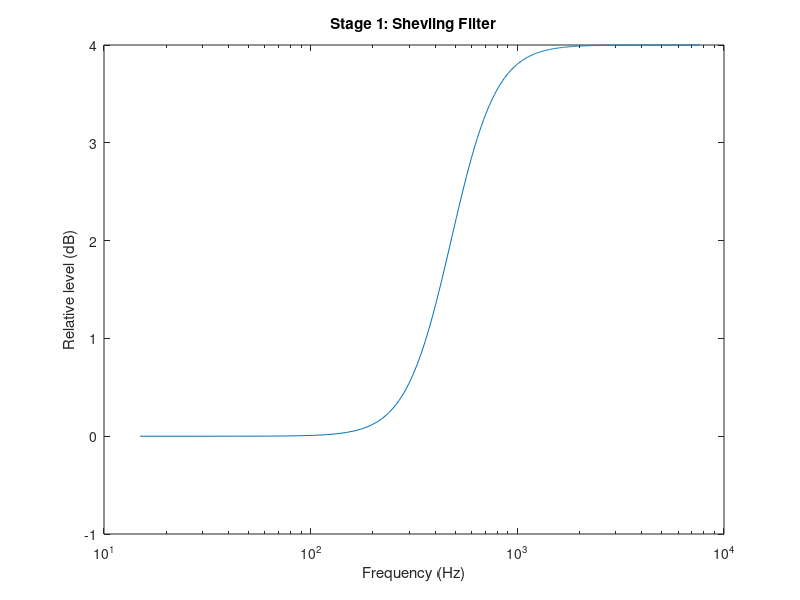
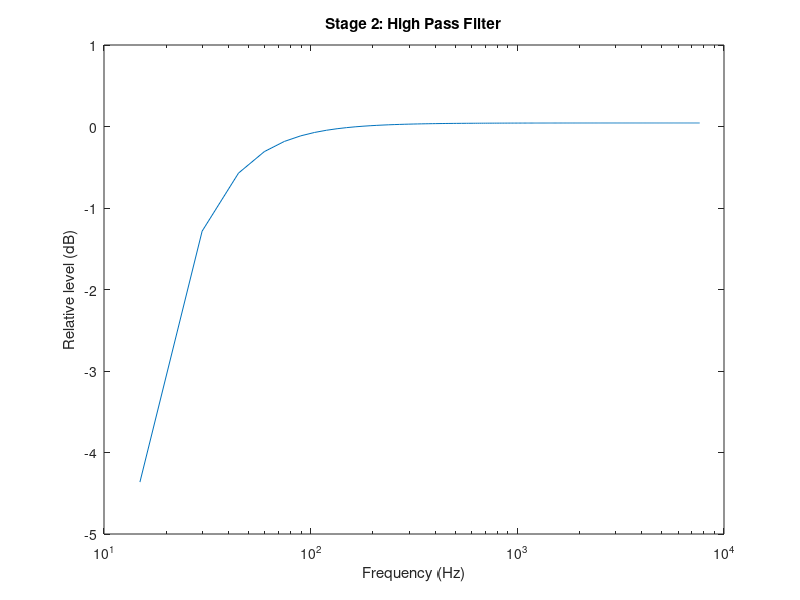
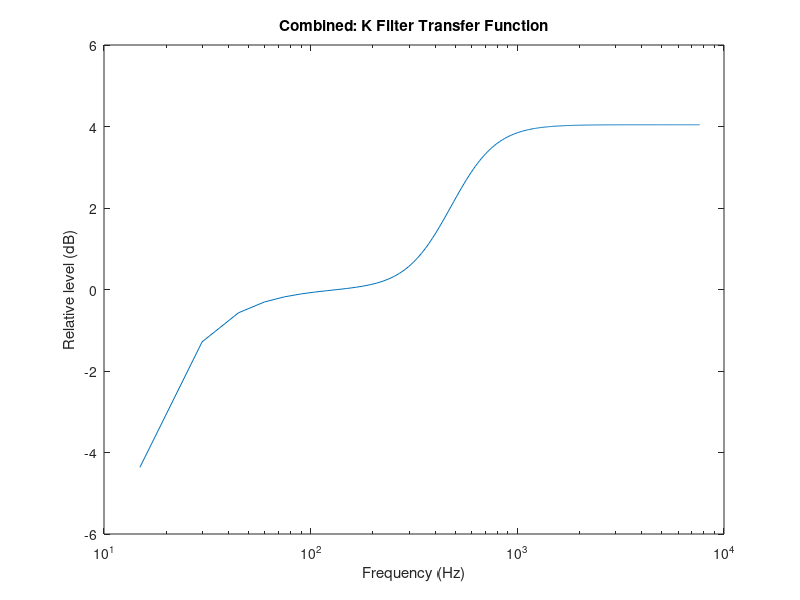

Write the MATLAB code that produced these figures, in order. (Note: this script raises an error after producing the figures.)
clear;
clc;
close all;

n = 512;
fs = 48000;
%% shelving filter

a1 = -1.69065929318241;
a2 = 0.73248077421585;

b0 = 1.53512485958697;
b1 = -2.69169618940638;
b2 = 1.19839281085285;

b = [b0, b1, b2];
a = [1, a1, a2];

[h,w] = freqz(b,a,n,fs);
semilogx(w/pi, 20*log10(abs(h)));
title('Stage 1: Shevling Filter');
xlabel('Frequency (Hz)');
ylabel('Relative level (dB)');
%% hi pass stage 

a1h = -1.99004745483398;
a2h = 0.99007225036621;
b0h = 1.0;
b1h = -2.0;
b2h = 1.0;


bh = [b0h, b1h, b2h];
ah = [1, a1h, a2h];

[h,w] = freqz(bh,ah,n,fs);
figure;
semilogx(w/pi, 20*log10(abs(h)));
title('Stage 2: High Pass Filter');
xlabel('Frequency (Hz)');
ylabel('Relative level (dB)');
%% K-Filter
ak = conv(a, ah);
bk = conv(b, bh);
[h,w] = freqz(bk,ak,n,fs);
figure;
semilogx(w/pi, 20*log10(abs(h)));
title('Combined: K Filter Transfer Function');
xlabel('Frequency (Hz)');
ylabel('Relative level (dB)');
%% white noise transfer function
whitenoise = WhiteNoise(fs);
whitenoise_f1 = filter(b, a, whitenoise);
whitenoise_tf1 = abs(fft(whitenoise_f1))./abs(fft(whitenoise));
figure;
semilogx(20*log10(whitenoise_tf1));
title('White Noise Transfer Function -- Shelving Filter');
xlabel('Frequency (Hz)');
ylabel('Relative level (dB)');
whitenoise_f2 = filter(bh, ah, whitenoise);
whitenoise_tf2 = abs(fft(whitenoise_f2))./abs(fft(whitenoise));
figure;
semilogx(20*log10(whitenoise_tf2));
title('White Noise Transfer Function -- High Pass Filter');
xlabel('Frequency (Hz)');
ylabel('Relative level (dB)');
whitenoise_f3 = filter(bh, ah, whitenoise_f1);
whitenoise_tf3 = abs(fft(whitenoise_f3))./abs(fft(whitenoise));
figure;
semilogx(20*log10(whitenoise_tf3));
title('White Noise Transfer Function -- K Filter');
xlabel('Frequency (Hz)');
ylabel('Relative level (dB)');
%% sine sweep transfer function
sinesweep = SineSweep(1, fs, 1);
sinesweep_f1 = filter(b, a, sinesweep);
sinesweep_tf1 = abs(fft(sinesweep_f1))./abs(fft(sinesweep));
figure;
semilogx(20*log10(sinesweep_tf1));
title('Sine Sweep Transfer Function -- Shelving Filter');
xlabel('Frequency (Hz)');
ylabel('Relative level (dB)');
sinesweep_f2 = filter(bh, ah, sinesweep);
sinesweep_tf2 = abs(fft(sinesweep_f2))./abs(fft(sinesweep));
figure;
semilogx(20*log10(sinesweep_tf2));
title('Sine Sweep Transfer Function -- High Pass Filter');
xlabel('Frequency (Hz)');
ylabel('Relative level (dB)');
sinesweep_f3 = filter(bh, ah, sinesweep_f1);
sinesweep_tf3 = abs(fft(sinesweep_f3))./abs(fft(sinesweep));
figure;
semilogx(20*log10(sinesweep_tf3));
title('Sine Sweep Transfer Function -- K Filter');
xlabel('Frequency (Hz)');
ylabel('Relative level (dB)');